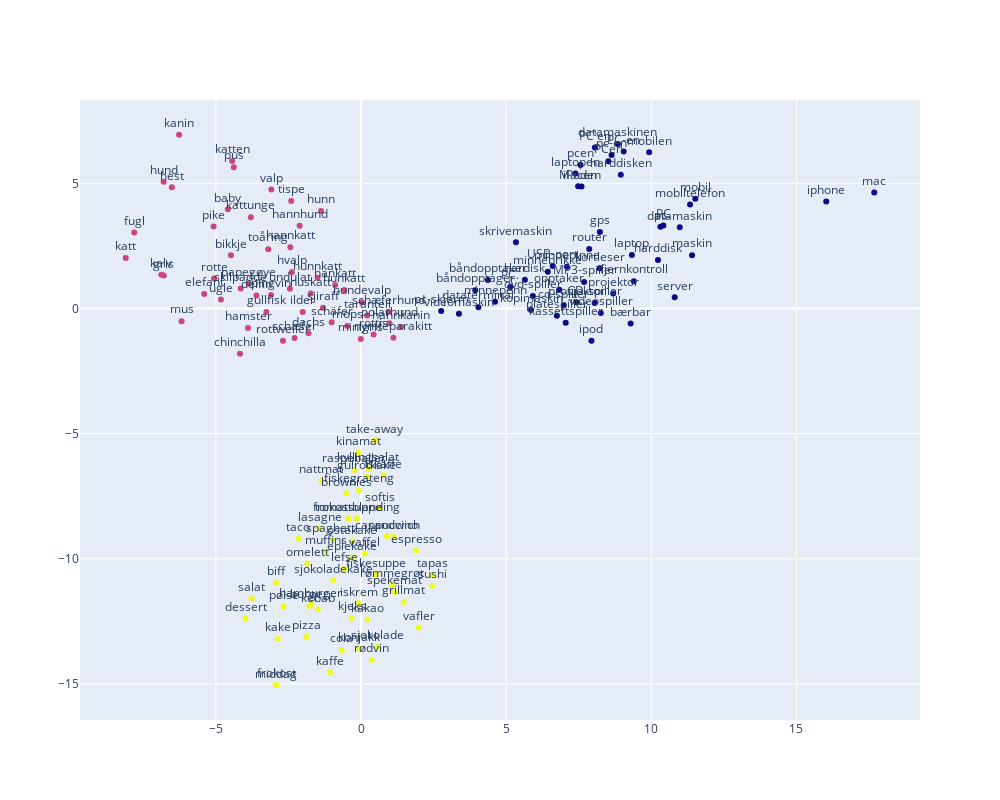

Notebook code cell kept with this figure:
### Markdown cell above
# Visualisering av word embeddings

### Code cell
create_word_embeddings_fig_from_words(["pc", "katt", "pizza"], w2v_model, random_seed=10)

### Figure 1 — Plotly figure (JSON) as saved in the notebook; plotly's stock layout.template omitted (floating-point values rounded to 4 significant figures; data arrays with more than 128 entries replaced by an {"elided": "..."} marker saying what was removed)
{"data": [{"marker": {"color": {"elided": "153 int values"}}, "mode": "markers+text", "text": {"elided": "153 str values"}, "textposition": "top center", "type": "scatter", "x": {"elided": "153 float values"}, "y": {"elided": "153 float values"}}], "layout": {"height": 800, "width": 1000}}
